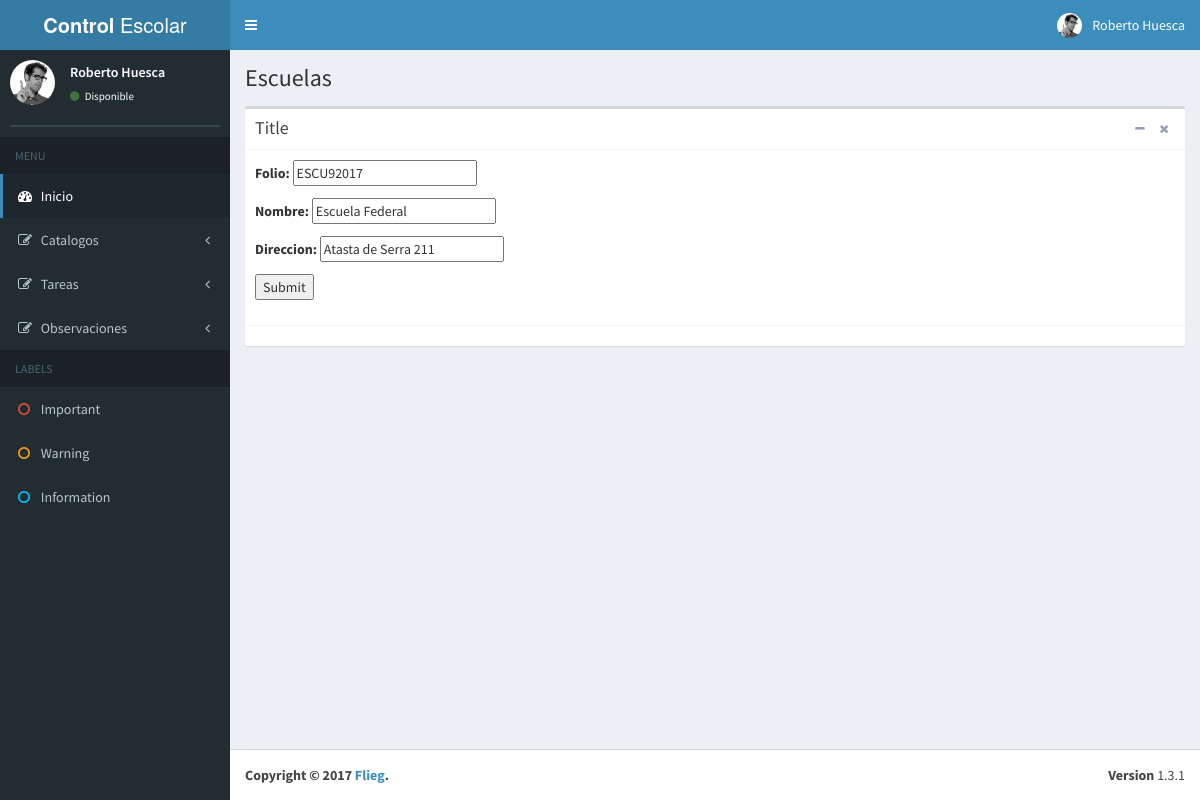
/escuela/1/editar/, run on the app's committed database.
### Catalogos/models.py (models this page shows, shortened)
class Escuela(models.Model):
	folio = models.CharField(max_length=50)
	nombre = models.CharField(max_length=250)
	direccion = models.CharField(max_length=250)

### Catalogos/views.py (the view)
# urls.py: url(r'^escuela/(?P<pk>\d+)/editar/$',EditarEscuela.as_view(),
class EditarEscuela(UpdateView):
    model = Escuela
    form_class = Cat_Escuela_Form
    success_url = reverse_lazy('catalogos:lista-escuela')

### Catalogos/forms.py (shortened to what this page needs)
class Cat_Escuela_Form(forms.ModelForm):
    class Meta:
        model = Escuela
        exclude = ['']

### Catalogos/templates/Catalogos/escuela_form.html (shortened to what this page needs)
{% extends 'base.html' %}
{% block content %}
    <section class="content-header">
      <h1>
        Escuelas
      </h1>
    </section>
    <section class="content">
      <div class="box">
        <div class="box-header with-border">
          <h3 class="box-title">Title</h3>
          <div class="box-tools pull-right">
            <button type="button" class="btn btn-box-tool" data-widget="collapse" data-toggle="tooltip" title="Collapse">
              <i class="fa fa-minus"></i></button>
            <button type="button" class="btn btn-box-tool" data-widget="remove" data-toggle="tooltip" title="Remove">
              <i class="fa fa-times"></i></button>
          </div>
        </div>
        <div class="box-body">
          	<form method="post" >
          	<div class="form-group">
			    {{ form.as_p }}
				<input type="submit" value="Submit" />
          	</div>
			</form>
        </div>
        <div class="box-footer">
        </div>
      </div>
    </section>
{% endblock %}

### data on the page
Escuela: folio "ESCU92017", nombre "Escuela Federal", direccion "Atasta de Serra 211"
